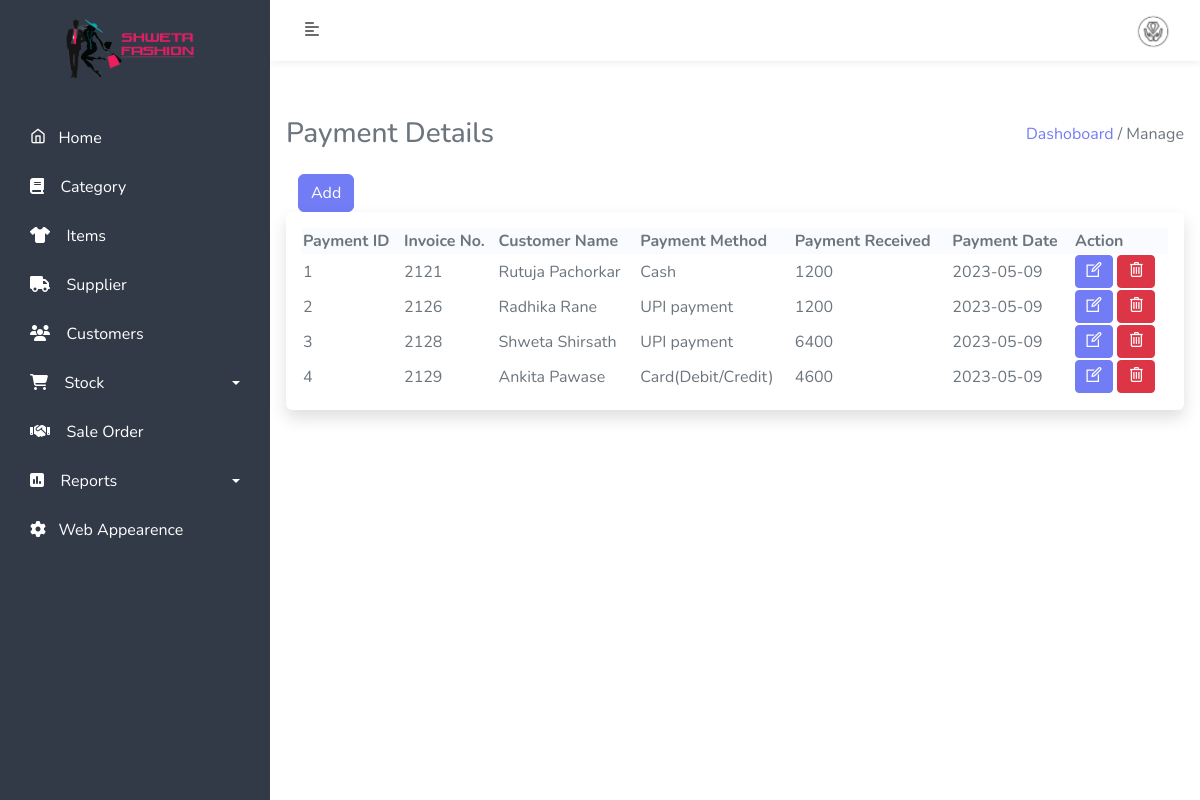
The page /admin/payment.php (signed in) on the database as committed earlier.
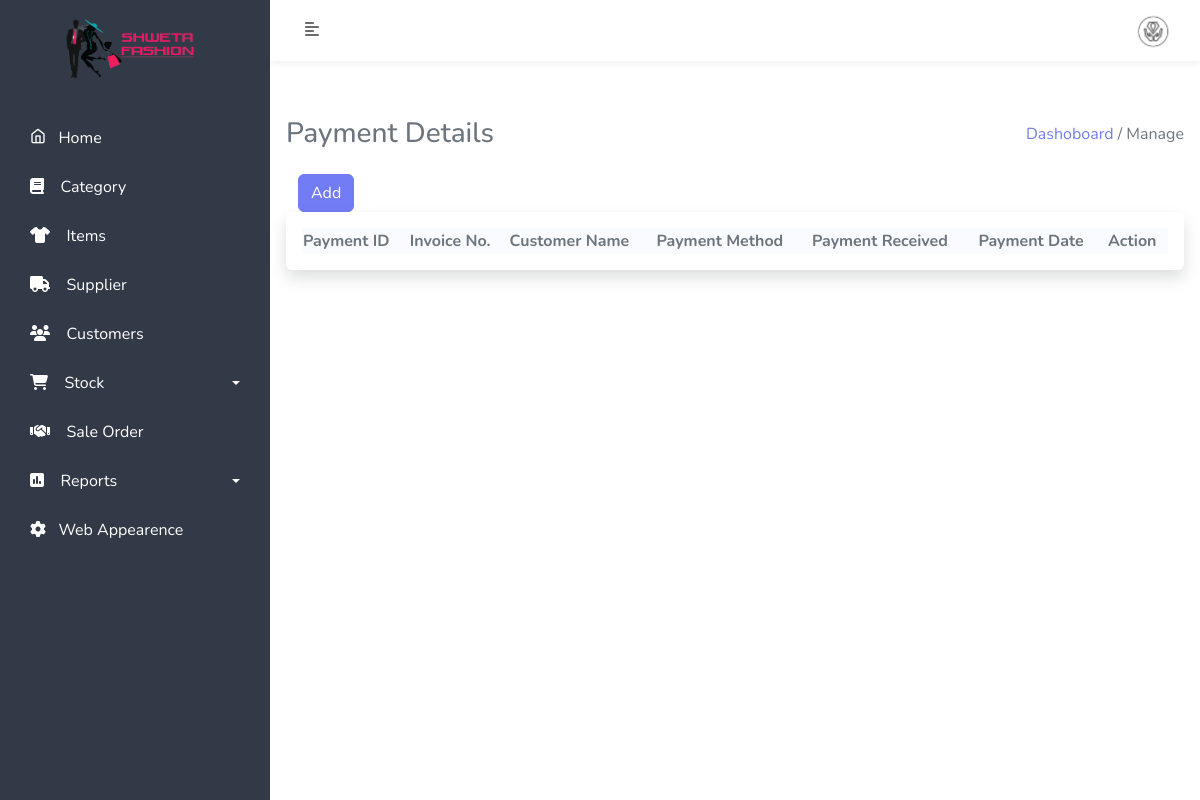
The same page on the database as committed later.
### tables this page shows
CREATE TABLE `manage_website` (
  `id` int(11) NOT NULL,
  `title` varchar(500) NOT NULL,
  `short_title` varchar(500) NOT NULL,
  `footer` text NOT NULL,
  `currency_symbol` text NOT NULL,
  `login_logo` text NOT NULL,
  `website_logo` varchar(500) NOT NULL,
  `background_login_image` text NOT NULL,
  `pay_qrcode` text NOT NULL,
  `terms` longtext NOT NULL,
  `status` int(11) NOT NULL
);

CREATE TABLE `payment` (
  `payment_id` int(11) NOT NULL,
  `invoice_no` int(11) NOT NULL,
  `payment_method` varchar(50) NOT NULL,
  `payment_received` double(10,2) NOT NULL,
  `payment_date` date NOT NULL,
  `cust_id` int(11) NOT NULL,
  `delete_status` tinyint(2) NOT NULL
);

CREATE TABLE `customer` (
  `cust_id` int(11) NOT NULL,
  `cust_fname` varchar(50) NOT NULL,
  `cust_lname` varchar(50) NOT NULL,
  `cust_email` varchar(50) NOT NULL,
  `cust_mobile` bigint(10) NOT NULL,
  `cust_add` varchar(50) NOT NULL,
  `cust_city` varchar(50) NOT NULL,
  `cust_state` varchar(50) NOT NULL,
  `cdate` date DEFAULT NULL,
  `delete_status` tinyint(4) NOT NULL
);

### admin/payment.php (the view, shortened to what the changed rows need)
  <?php include('include/sidebar.php');?>
    <?php include('include/header.php');?>
      <div class="content-body mb-5 p-3">
            <div class="row">
               <div class="col-md-12">
                   <div class="card border-0 shadow">
                        <div class="card-body">
                            <div class="table-responsive">
                            <table id="example" class="display table-bordered" style="width:100%">
                                <thead>
                                    <tr>
                                        <th>Payment ID</th>
                                        <th>Invoice No.</th>
                                        <th>Customer Name</th>
                                        <th>Payment Method</th>
                                        <th>Payment Received</th>
                                        <th>Payment Date</th>
                                        <th>Action</th>
                                    </tr>
                                </thead>
                                <tbody>
                                    <?php
                                                         $cnt=1;
                                    $stmt = $db->prepare("SELECT * from payment INNER JOIN customer ON payment.cust_id=customer.cust_id where payment.delete_status=0 ; ");
                                                                       $stmt->execute();
                                                                       $record = $stmt->fetchAll();
                                                                       foreach ($record as $row)
                                                                         {
                                                                          ?>
                                                        <tr>
                                                            <td><?php echo $cnt;?></td>
                                                            <td><?php  echo $row['invoice_no'];?></td>
                                                            <td>
                                                            <?php  echo $row['cust_fname'].' '. $row['cust_lname'];?>   </td>
                                                            <td><?php  echo $row['payment_method'];?></td>
                                                            <td><?php  echo $row['payment_received'];?></td>
                                                            <td><?php  echo $row['payment_date'];?></td>
                                                            <td>
                                     <a href="edit-payment.php?pid=<?php echo $row['payment_id'];?>" class="btn btn-primary btn-sm "><i class="icon-line-awesome-edit fs-5"></i></a>
                                     <a href="app/payment-crud.php?delid=<?php echo $row['payment_id'];?>" class="btn btn-danger btn-sm "onclick="return confirm('Do you really want to Delete ?');"><i class="icon-line-awesome-trash-o fs-5"></i></a>
                                    </td>
                                     </tr>
                                    <?php
                                    $cnt=$cnt+1;
                                    }  ?>
                                </tbody>
                            </table>
                        </div>
                        </div>
                   </div>
               </div>
            </div>
      </div>
<?php include('include/footer.php');?>

### admin/include/sidebar.php (shortened to what the changed rows need)
<?php include('../assets/constant/config.php'); ?>
<!doctype html>
<html lang="en">
<head>
    <?php
    $stmt = $db->prepare("SELECT * from manage_website");
    $stmt->execute();
    $result = $stmt->fetchAll();
    foreach ($result as $key) {
    ?>
        <link href="../assets/css/bootstrap.min.css" rel="stylesheet">
        <link href="../assets/css/style.css" rel="stylesheet">
        <link href="../assets/css/select2.css" rel="stylesheet">
        <link href="../assets/css/responsive.css" rel="stylesheet">
        <link href="../assets/css/icons.css" rel="stylesheet">
        <link rel="stylesheet" href="https://cdnjs.cloudflare.com/ajax/libs/font-awesome/6.2.1/css/all.min.css" />
        <link href="../assets/css/datatables/jquery.dataTables.min.css" rel="stylesheet">
        <link href="../assets/css/datatables/buttons.dataTables.min.css" rel="stylesheet">
        <link rel="stylesheet" href="https://cdnjs.cloudflare.com/ajax/libs/font-awesome/6.3.0/css/solid.min.css" />
        <link href="https://cdn.jsdelivr.net/npm/select2@4.1.0-rc.0/dist/css/select2.min.css" rel="stylesheet" />
</head>
<body>
    <div class="wrapper">
        <nav id="sidebar">
            <div class="position">
                <div class="sidebar-header">
                    <a href="dashboard.php"><img src="../assets/img/<?php echo $key['login_logo'] ?>" width="150px"></a>
                </div>
            <?php } ?>
            </div>
        </nav>

### admin/include/header.php (shortened to what the changed rows need)
<?php include('../assets/constant/config.php');?>
<?php
$stmt = $db->prepare("SELECT admin_photo,admin_email , admin_fname, admin_lname from admin ");
$stmt->execute();
$record = $stmt->fetchAll();
foreach ($record as $key) {
?>
    <div id="content">
        <nav class="navbar navbar-expand-lg navbar-light ">
            <div class="container-fluid">
                <button type="button" id="sidebarCollapse" class="btn text-sidebar bg-turbo-yellow">
                    <i class="fas fa-align-left"></i>
                </button>
                <div class="collapse navbar-collapse" id="navbarSupportedContent">
                    <div class="dropdown ">
		  <a class="" type="button" data-bs-toggle="dropdown" aria-expanded="false">
		   <img src="../assets/img/<?php echo $key['admin_photo'];?>" width="50px" class="rounded-circle">
		  </a>
		</div>
                     <?php } ?>
                </div>
            </div>
        </nav>

Rows that differ between the two databases and show on the page:
removed payment: invoice_no "2121", cust.cust_fname "Rutuja", cust.cust_lname "Pachorkar", payment_method "Cash", payment_received "1200", payment_date "2023-05-09"
removed payment: invoice_no "2126", cust.cust_fname "Radhika", cust.cust_lname "Rane", payment_method "UPI payment", payment_received "1200", payment_date "2023-05-09"
removed payment: invoice_no "2128", cust.cust_fname "Shweta", cust.cust_lname "Shirsath", payment_method "UPI payment", payment_received "6400", payment_date "2023-05-09"
removed payment: invoice_no "2129", cust.cust_fname "Ankita", cust.cust_lname "Pawase", payment_method "Card(Debit/Credit)", payment_received "4600", payment_date "2023-05-09"
